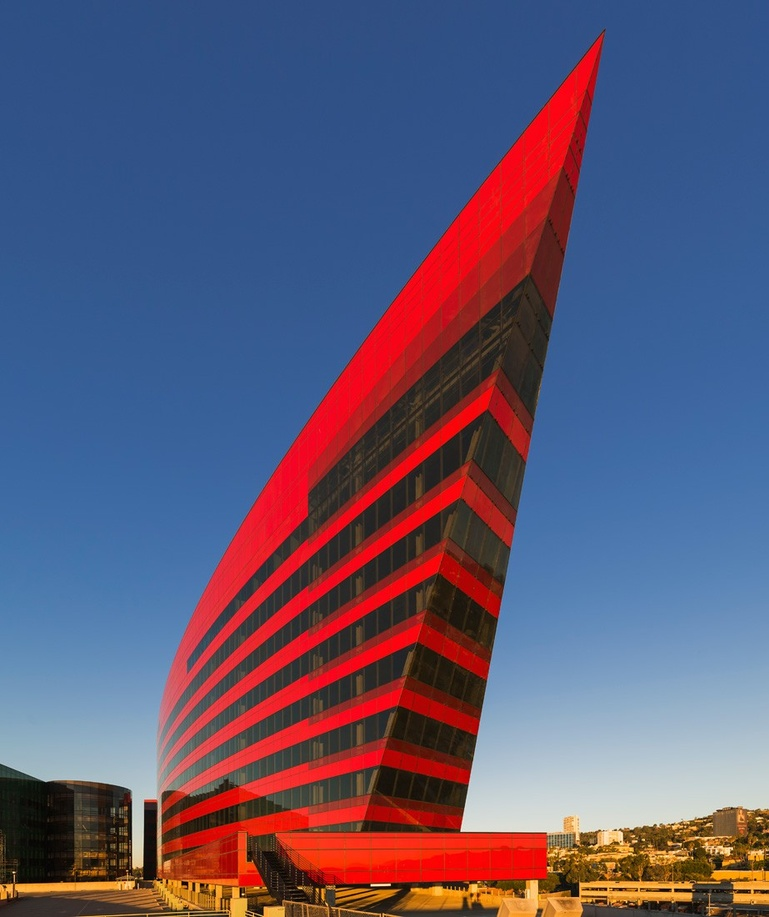
#> input picture CVbook/ch2/building.jpg, 769 x 917 px, shrunk from 923 x 1100 before the run
$ python runHarris.py
#> lines starting #> are read from the running program, lines starting #| are printed output that depends on the picture; after the words box and inside, x2 and y2 are one past the last pixel; in counts of white or black regions, pixels touching at a corner belong together
### CVbook/ch2/harris.py
# Page 30 of computer vision with python
# Harris corner detection

from scipy.ndimage import filters
import numpy as np
from matplotlib import pyplot as plt

def compute_harris_response(im,sigma=3):
  """ Compute the Harris corner detectoe response function
      for each pizel in a graylevel image. """

# derivatives
  imx = np.zeros(im.shape)
  filters.gaussian_filter(im, (sigma, sigma), (0,1), imx)
  imy = np.zeros(im.shape)
  filters.gaussian_filter(im, (sigma, sigma), (1,0), imy)

  # compute components of the harris matrix
  Wxx = filters.gaussian_filter(imx*imx,sigma)
  Wxy = filters.gaussian_filter(imx*imy,sigma)
  Wyy = filters.gaussian_filter(imy*imy,sigma)

  # determinant and trace
  Wdet = Wxx*Wyy-Wxy**2
  Wtr = Wxx+Wyy

  return Wdet/Wtr

def get_harris_points(harrisim, min_dist=10, threshold = 0.1):
  """ Return corners from a Harris response image
      min_dist is the minimum number of pixels separating corners and
      image boundary. """

  # find top corner candidates above a threshold
  corner_threshold = harrisim.max() * threshold
  harrisim_t = (harrisim >corner_threshold)*1

  # get coordinates of candidates
  coords = np.array(harrisim_t.nonzero()).T

  # ...and their values
  candidate_values = [harrisim[c[0],c[1]] for c in coords]

  # sort candidates
  index = np.argsort(candidate_values)

  # store allowed point locations in array
  allowed_locations = np.zeros(harrisim.shape)
  allowed_locations[min_dist:-min_dist, min_dist:-min_dist] = 1

  # selest the best points taking min_distance into account
  filtered_coords = []
  for i in index:
    if allowed_locations[coords[i,0], coords[i,1]] == 1:
      filtered_coords.append(coords[i])
      allowed_locations[(coords[i,0]-min_dist):(coords[i,0]+min_dist),
          (coords[i,1]-min_dist):(coords[i,1]+min_dist)] = 0

  return filtered_coords

def plot_harris_points(image,filtered_coords):
  """ PLots corners found in image """

  plt.figure()
  plt.gray()
  plt.imshow(image)
  plt.plot([p[1] for p in filtered_coords], [p[0] for p in filtered_coords],
      '*')
  plt.axis('off')
  plt.show()

# [84 lines left out: functions get_descriptors, match, match_twosided, appendimages, plot_matches, not called in this run]

### CVbook/ch2/runHarris.py
import numpy as np
from matplotlib import pyplot as plt
from scipy.ndimage import filters
import harris
from PIL import Image

im = np.array(Image.open('building.jpg').convert('L'))
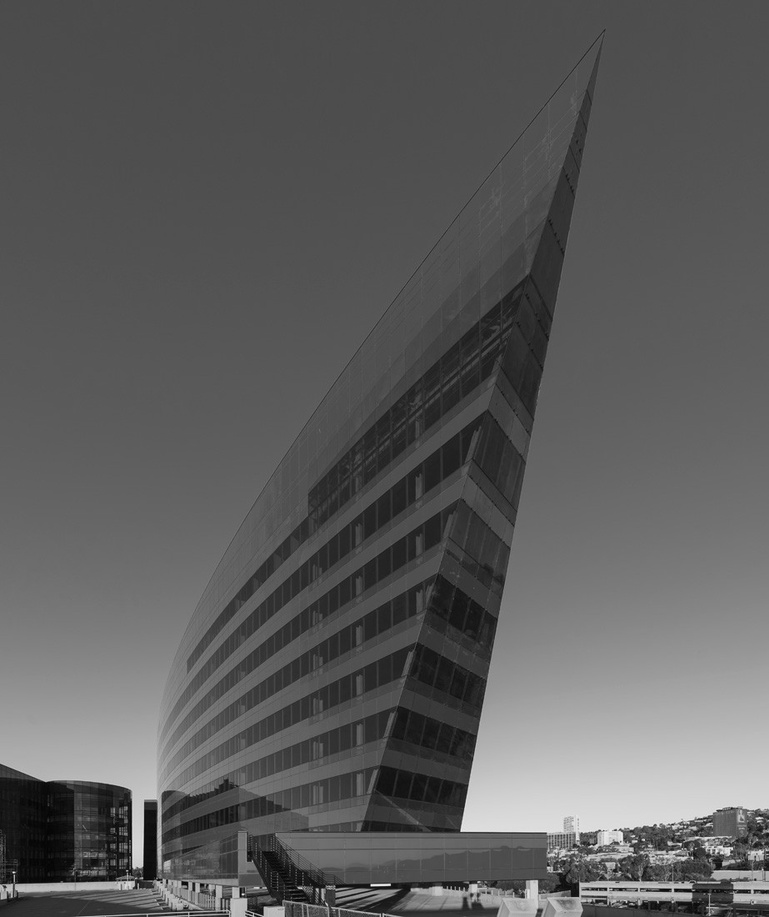
#> im: shape (917, 769); min 2, max 249, mean 92.7

harrisim = harris.compute_harris_response(im)
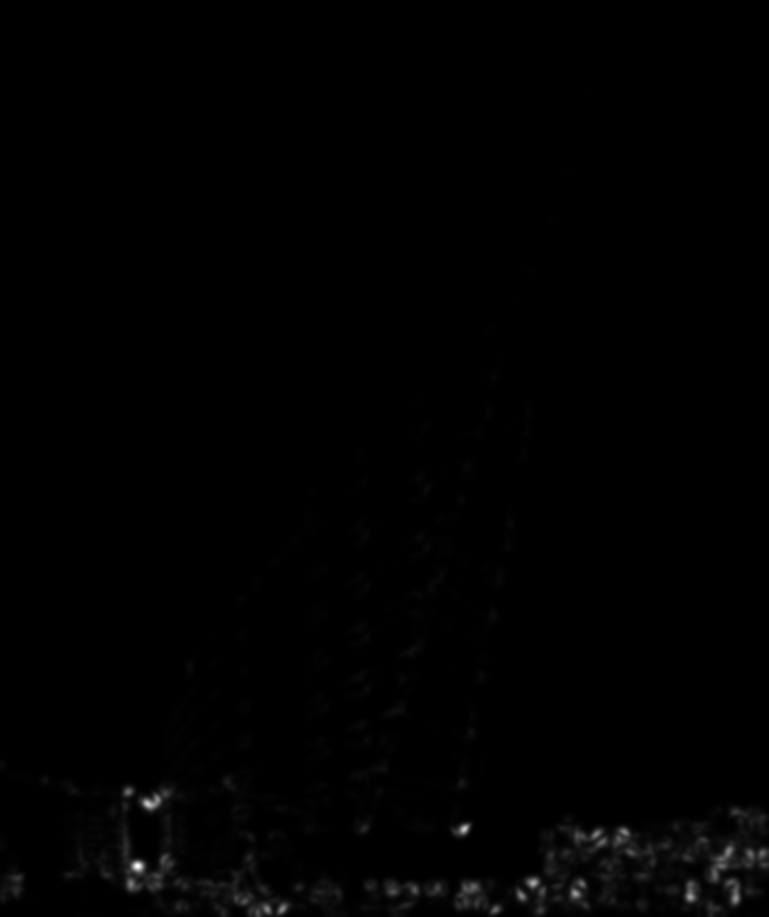
#> harrisim: shape (917, 769) float64; min 3.11e-07, max 51.39, mean 0.3; drawn with min black and max white
filtered_coords = harris.get_harris_points(harrisim,6)
#> in get_harris_points, `corner_threshold = harrisim.max() * threshold`: corner_threshold = 5.14
#> in get_harris_points, `harrisim_t = (harrisim >corner_threshold)*1`:
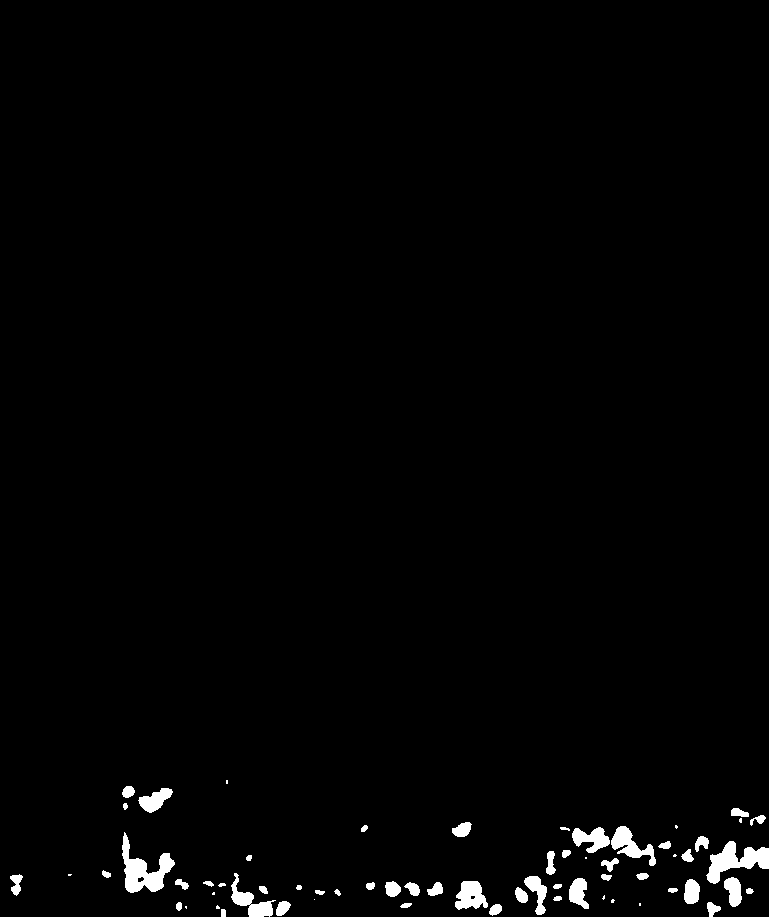
#> harrisim_t: shape (917, 769) int64; values 0 (black) and 1 (white), 1.5% white; 64 white regions (13 under 20 px), largest, box (x1, y1, x2, y2) and area: (122, 832, 175, 893) 1346, (706, 841, 769, 884) 1250, (611, 826, 656, 866) 734
#> in get_harris_points, `coords = np.array(harrisim_t.nonzero()).T`: coords = 10615 pairs, first value 780 to 916, second value 10 to 768
#> in get_harris_points, `candidate_values = [harrisim[c[0],c[1]] for c in coords]`: candidate_values = 10615 values, max 51.39 at index 4317, min 5.14 at index 9576, mean 9.91
#> in get_harris_points, `index = np.argsort(candidate_values)`: index = 10615 values, max 10614 at index 1609, min 0 at index 352, mean 5307
#> the loop in get_harris_points, `for i in index:` made 10615 passes
#> i on passes 1 to 3: 9576, 566, 5029
#> after the loop in get_harris_points, `for i in index:`:
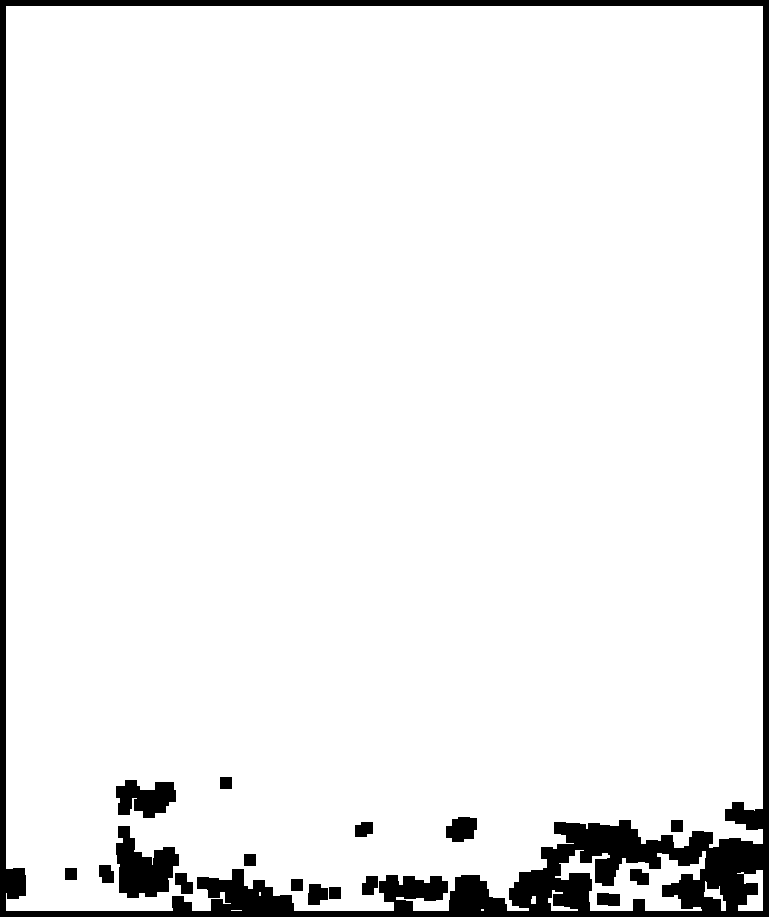
#> allowed_locations: shape (917, 769) float64; values 0 (black) and 1 (white), 93.3% white; 17 black regions, largest, box (x1, y1, x2, y2) and area: (0, 0, 769, 917) 39516, (116, 826, 179, 898) 2730, (116, 780, 176, 818) 1587
#> after the loop in get_harris_points, `for i in index:`: filtered_coords = 299 pairs, first value 783 to 910, second value 11 to 762
harris.plot_harris_points(im,filtered_coords)
#> in plot_harris_points, `plt.show()`:
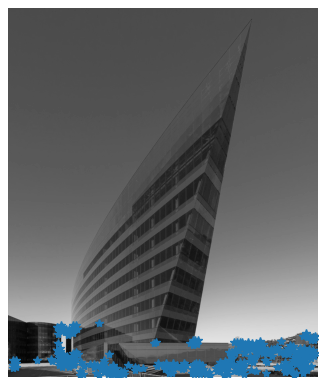
#> figure drawn by matplotlib, 1 panel

$ run again, with CVbook/ch2/105646809.jpg copied over CVbook/ch2/building.jpg
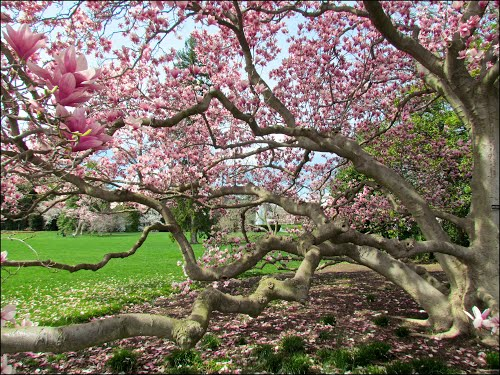
#> input picture CVbook/ch2/105646809.jpg, 500 x 375 px
#> corner_threshold = 4.25
#> in get_harris_points, `harrisim_t = (harrisim >corner_threshold)*1`:
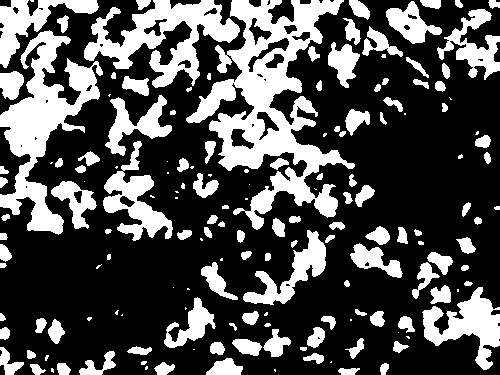
#> harrisim_t: shape (375, 500) int64; values 0 (black) and 1 (white), 31.1% white; 164 white regions (42 under 20 px), largest, box (x1, y1, x2, y2) and area: (186, 0, 355, 230) 13498, (0, 30, 103, 235) 7532, (84, 0, 240, 88) 5572
#> coords = 58354 pairs, first value 0 to 374, second value 0 to 499
#> candidate_values = 58354 items
#> the loop in get_harris_points, `for i in index:` made 58354 passes
#> i on passes 1 to 3: 9187, 5524, 52937
#> after the loop in get_harris_points, `for i in index:`: filtered_coords = 1393 pairs, first value 6 to 368, second value 6 to 493
#> in plot_harris_points, `plt.show()`:
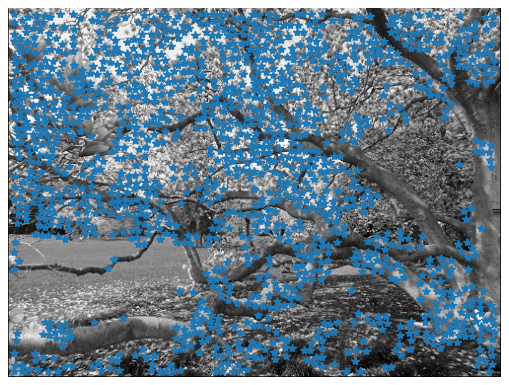
#> figure drawn by matplotlib, 1 panel
